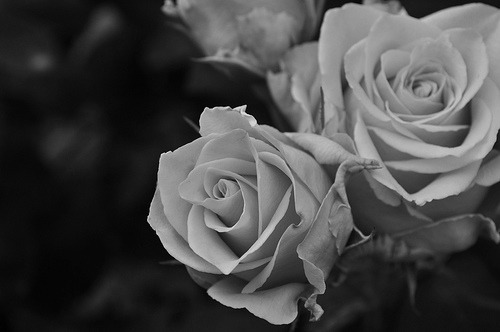
%> input picture flowers.jpg, 500 x 332 px
$ octave Encryption.m   (GNU Octave 9; MATLAB toolbox functions it lacks are replaced by stand-ins)
%> lines starting %> are read from the running program, lines starting %| are printed output that depends on the picture
% MATLAB Code for Encryption

img = imread('flowers.jpg');                    % IMPORT IMAGE FOR ENCRYPTION
%> img is the input picture: size 332x500 uint8; min 0, max 235, mean 71
subplot(1,2,1);
imshow(img);
title('Plaintext of Flowers','FontSize',15);

[xcount, ycount, zcount]=size(img);
%> xcount = 332; ycount = 500; zcount = 1
N = xcount * ycount;                            % NUMBER OF ITERATIONS
%> N = 166000

% IKEDA MAP ITERATES FOR ENCRYPTION

% PARAMETER VALUES
A=1;
B=0.88;

% PREALLOCATION OF MEMORY FOR x, y, z

z=zeros(1,N);
x=zeros(1,N);
y=zeros(1,N);

% ENCRYPTION KEY
z(1)=0.1;
x(1)=0.1;
y(1)=0;

% ITERATIONS
for n=1:N
    z(n+1)=A+B*(z(n))*exp(1i*(0.4-6/(1+(abs(z(n)))^2)));
    x(n+1)=real(z(n+1));
    y(n+1)=imag(z(n+1));
end

xmin=min(x);
%> xmin = -0.28
xmax=max(x);
%> xmax = 1.58
ymin=min(y);
%> ymin = -1.81
ymax=max(y);
%> ymax = 0.816

% ROW SHUFFLING--
xval = zeros(1,xcount);
for n=1:1:xcount
    xval(n)=ceil(xcount*((x(n)-xmin)/(xmax-xmin)));
end
for n=1:2:xcount
    p=img(xval(n),:);
    img(xval(n),:)=img(xval(n+1),:);
    img(xval(n+1),:)=p;
    clear p;
end
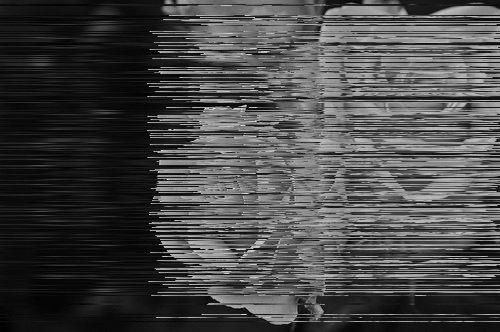
%> img: size 332x500 uint8; min 0, max 235, mean 71; mean of the top-left, top-right, bottom-left and bottom-right quarters 44.7, 109.7, 41.7, 87.8

% COLUMN SHUFFLING--
yval = zeros(1,ycount);
for m=1:1:ycount
    yval(m)=ceil(ycount*(y(m)-ymin)/(ymax-ymin));
end
for m=1:2:ycount
    p=img(:,yval(m));
    img(:,yval(m))=img(:,yval(m+1));
    img(:,yval(m+1))=p;
    clear p;
end
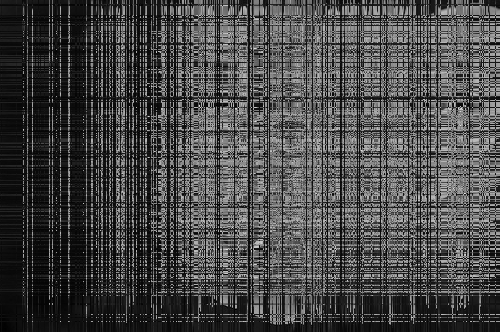
%> img: size 332x500 uint8; min 0, max 235, mean 71; mean of the top-left, top-right, bottom-left and bottom-right quarters 57.8, 96.6, 48.7, 80.8

subplot(1,2,2);
imshow(img);                                        % GENERATE ENCRYPTED IMAGE
title('Cyphertext of Flowers','FontSize',15);
imwrite(img,'Encrypted.jpg');                       % ENCRYPTED IMAGE IS SAVED AS 'Encrypted.jpg'
